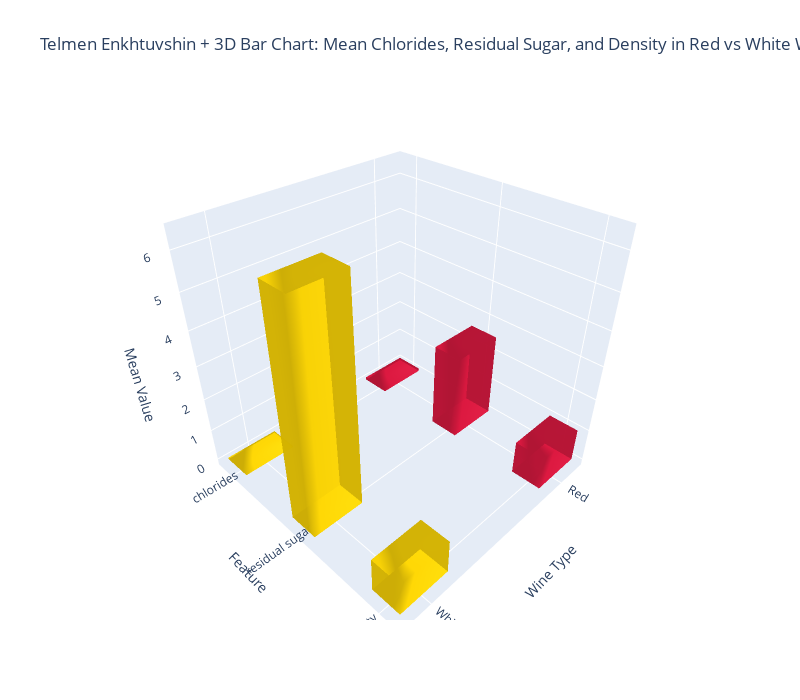

The notebook cell saved with this chart:
### Markdown cell above
# Interactive Bar Plot for comparing Red and White Wine Chlorides and Residual Sugar

### Code cell
import numpy as np
import pandas as pd
import plotly.graph_objects as go

# Load wine datasets
red_df = pd.read_csv("winequality-red.csv", sep=';')
white_df = pd.read_csv("winequality-white.csv", sep=';')

# Combine into one DataFrame with wine type column
red_df['wine_type'] = 'Red'
white_df['wine_type'] = 'White'
wine_df = pd.concat([red_df, white_df], ignore_index=True)

# Features and groupings
features = ['chlorides', 'residual sugar', 'density']
wine_types = ['Red', 'White']
colors = {'Red': 'crimson', 'White': 'gold'}

# Compute group means
group_means = wine_df.groupby('wine_type')[features].mean()

# Bar dimensions
dx, dy = 0.3, 0.3

traces = []
for i, wine in enumerate(wine_types):
    for j, feat in enumerate(features):
        height = group_means.loc[wine, feat]
        x0, x1 = i - dx/2, i + dx/2
        y0, y1 = j - dy/2, j + dy/2

        vertices = np.array([
            [x0, y0, 0], [x1, y0, 0], [x1, y1, 0], [x0, y1, 0],
            [x0, y0, height], [x1, y0, height], [x1, y1, height], [x0, y1, height]
        ])

        faces = [[0, 1, 2], [0, 2, 3],  # bottom
                 [4, 5, 6], [4, 6, 7],  # top
                 [0, 1, 5], [0, 5, 4],  # front
                 [1, 2, 6], [1, 6, 5],  # right
                 [2, 3, 7], [2, 7, 6],  # back
                 [3, 0, 4], [3, 4, 7]]  # left
        i_faces, j_faces, k_faces = zip(*faces)

        traces.append(go.Mesh3d(
            x=vertices[:, 0],
            y=vertices[:, 1],
            z=vertices[:, 2],
            i=i_faces, j=j_faces, k=k_faces,
            color=colors[wine],
            opacity=0.85,
            name=f"{wine} - {feat}",
            hovertext=f"{wine}<br>{feat}<br>Mean: {height:.4f}",
            hoverinfo="text"
        ))

# Build and display the figure
fig = go.Figure(data=traces)
fig.update_layout(
    title="Telmen Enkhtuvshin + 3D Bar Chart: Mean Chlorides, Residual Sugar, and Density in Red vs White Wine",
    scene=dict(
        xaxis=dict(title="Wine Type", tickvals=[0, 1], ticktext=wine_types),
        yaxis=dict(title="Feature", tickvals=list(range(len(features))), ticktext=features),
        zaxis=dict(title="Mean Value")
    ),
    width=800,
    height=700
)

fig.show()
# Save the plot as an image file
fig.write_image('Telmen_Enkhtuvshin+3DBar_plot.png', scale=2)  # PNG

### Figure 1 — Plotly figure (JSON) as saved in the notebook; plotly's stock layout.template omitted (floating-point values rounded to 4 significant figures)
{"data": [{"color": "crimson", "hoverinfo": "text", "hovertext": "Red<br>chlorides<br>Mean: 0.0875", "i": [0, 0, 4, 4, 0, 0, 1, 1, 2, 2, 3, 3], "j": [1, 2, 5, 6, 1, 5, 2, 6, 3, 7, 0, 4], "k": [2, 3, 6, 7, 5, 4, 6, 5, 7, 6, 4, 7], "name": "Red - chlorides", "opacity": 0.85, "type": "mesh3d", "x": [-0.15, 0.15, 0.15, -0.15, -0.15, 0.15, 0.15, -0.15], "y": [-0.15, -0.15, 0.15, 0.15, -0.15, -0.15, 0.15, 0.15], "z": [0, 0, 0, 0, 0.08747, 0.08747, 0.08747, 0.08747]}, {"color": "crimson", "hoverinfo": "text", "hovertext": "Red<br>residual sugar<br>Mean: 2.5388", "i": [0, 0, 4, 4, 0, 0, 1, 1, 2, 2, 3, 3], "j": [1, 2, 5, 6, 1, 5, 2, 6, 3, 7, 0, 4], "k": [2, 3, 6, 7, 5, 4, 6, 5, 7, 6, 4, 7], "name": "Red - residual sugar", "opacity": 0.85, "type": "mesh3d", "x": [-0.15, 0.15, 0.15, -0.15, -0.15, 0.15, 0.15, -0.15], "y": [0.85, 0.85, 1.15, 1.15, 0.85, 0.85, 1.15, 1.15], "z": [0, 0, 0, 0, 2.539, 2.539, 2.539, 2.539]}, {"color": "crimson", "hoverinfo": "text", "hovertext": "Red<br>density<br>Mean: 0.9967", "i": [0, 0, 4, 4, 0, 0, 1, 1, 2, 2, 3, 3], "j": [1, 2, 5, 6, 1, 5, 2, 6, 3, 7, 0, 4], "k": [2, 3, 6, 7, 5, 4, 6, 5, 7, 6, 4, 7], "name": "Red - density", "opacity": 0.85, "type": "mesh3d", "x": [-0.15, 0.15, 0.15, -0.15, -0.15, 0.15, 0.15, -0.15], "y": [1.85, 1.85, 2.15, 2.15, 1.85, 1.85, 2.15, 2.15], "z": [0, 0, 0, 0, 0.9967, 0.9967, 0.9967, 0.9967]}, {"color": "gold", "hoverinfo": "text", "hovertext": "White<br>chlorides<br>Mean: 0.0458", "i": [0, 0, 4, 4, 0, 0, 1, 1, 2, 2, 3, 3], "j": [1, 2, 5, 6, 1, 5, 2, 6, 3, 7, 0, 4], "k": [2, 3, 6, 7, 5, 4, 6, 5, 7, 6, 4, 7], "name": "White - chlorides", "opacity": 0.85, "type": "mesh3d", "x": [0.85, 1.15, 1.15, 0.85, 0.85, 1.15, 1.15, 0.85], "y": [-0.15, -0.15, 0.15, 0.15, -0.15, -0.15, 0.15, 0.15], "z": [0, 0, 0, 0, 0.04577, 0.04577, 0.04577, 0.04577]}, {"color": "gold", "hoverinfo": "text", "hovertext": "White<br>residual sugar<br>Mean: 6.3914", "i": [0, 0, 4, 4, 0, 0, 1, 1, 2, 2, 3, 3], "j": [1, 2, 5, 6, 1, 5, 2, 6, 3, 7, 0, 4], "k": [2, 3, 6, 7, 5, 4, 6, 5, 7, 6, 4, 7], "name": "White - residual sugar", "opacity": 0.85, "type": "mesh3d", "x": [0.85, 1.15, 1.15, 0.85, 0.85, 1.15, 1.15, 0.85], "y": [0.85, 0.85, 1.15, 1.15, 0.85, 0.85, 1.15, 1.15], "z": [0, 0, 0, 0, 6.391, 6.391, 6.391, 6.391]}, {"color": "gold", "hoverinfo": "text", "hovertext": "White<br>density<br>Mean: 0.9940", "i": [0, 0, 4, 4, 0, 0, 1, 1, 2, 2, 3, 3], "j": [1, 2, 5, 6, 1, 5, 2, 6, 3, 7, 0, 4], "k": [2, 3, 6, 7, 5, 4, 6, 5, 7, 6, 4, 7], "name": "White - density", "opacity": 0.85, "type": "mesh3d", "x": [0.85, 1.15, 1.15, 0.85, 0.85, 1.15, 1.15, 0.85], "y": [1.85, 1.85, 2.15, 2.15, 1.85, 1.85, 2.15, 2.15], "z": [0, 0, 0, 0, 0.994, 0.994, 0.994, 0.994]}], "layout": {"height": 700, "scene": {"xaxis": {"ticktext": ["Red", "White"], "tickvals": [0, 1], "title": {"text": "Wine Type"}}, "yaxis": {"ticktext": ["chlorides", "residual sugar", "density"], "tickvals": [0, 1, 2], "title": {"text": "Feature"}}, "zaxis": {"title": {"text": "Mean Value"}}}, "title": {"text": "Telmen Enkhtuvshin + 3D Bar Chart: Mean Chlorides, Residual Sugar, and Density in Red vs White Wine"}, "width": 800}}
